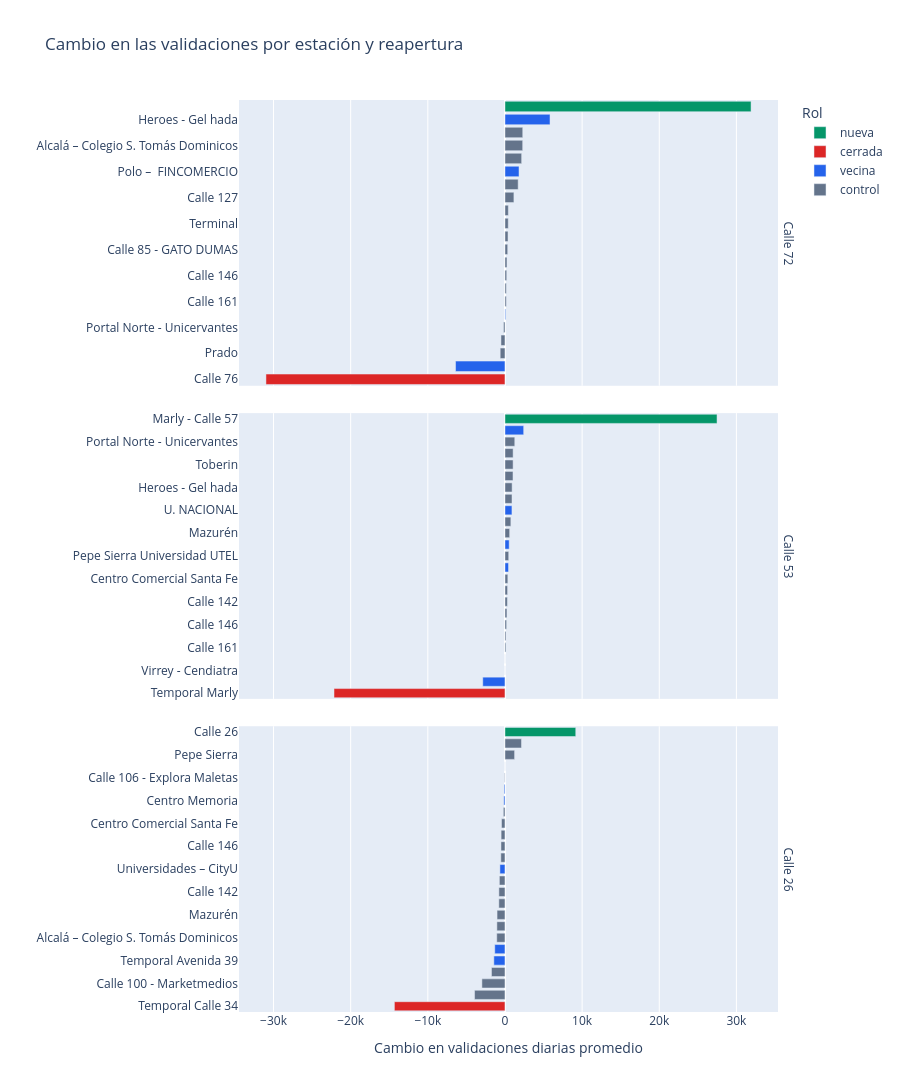

The notebook cell saved with this chart:
### Code cell
datos_estaciones = cambio_estaciones.assign(
    evento=cambio_estaciones["evento"].map(nombres_eventos)
)

fig_estaciones = px.bar(
    datos_estaciones,
    x="cambio",
    y="estacion",
    color="rol",
    facet_row="evento",
    orientation="h",
    category_orders={
        "evento": orden_eventos,
        "rol": ["nueva", "cerrada", "vecina", "control"],
    },
    color_discrete_map={
        "nueva": "#059669",
        "cerrada": "#DC2626",
        "vecina": "#2563EB",
        "control": "#64748B",
    },
    hover_data={"codigo": True, "antes": ":,.0f", "despues": ":,.0f"},
    labels={
        "estacion": "Estación",
        "cambio": "Cambio en validaciones diarias promedio",
        "rol": "Rol",
        "antes": "Promedio diario antes",
        "despues": "Promedio diario después",
    },
    title="Cambio en las validaciones por estación y reapertura",
    height=1500,
)
fig_estaciones.update_yaxes(
    matches=None, showticklabels=True, categoryorder="total ascending", title_text=""
)
fig_estaciones.for_each_annotation(
    lambda anotacion: anotacion.update(text=anotacion.text.split("=")[-1])
)
fig_estaciones.show()

### Figure 1 — Plotly figure (JSON) as saved in the notebook; plotly's stock layout.template omitted (floating-point values rounded to 4 significant figures)
{"data": [{"customdata": [["09122", 76, 31975]], "hovertemplate": "Rol=nueva<br>evento=Calle 72<br>Cambio en validaciones diarias promedio=%{x}<br>Estación=%{y}<br>codigo=%{customdata[0]}<br>Promedio diario antes=%{customdata[1]:,.0f}<br>Promedio diario después=%{customdata[2]:,.0f}<extra></extra>", "legendgroup": "nueva", "marker": {"color": "#059669", "pattern": {"shape": ""}}, "name": "nueva", "orientation": "h", "showlegend": true, "textposition": "auto", "type": "bar", "x": [31900.0], "xaxis": "x3", "y": ["Calle 72 - Areandina"], "yaxis": "y3"}, {"customdata": [["09123", 30984, 0]], "hovertemplate": "Rol=cerrada<br>evento=Calle 72<br>Cambio en validaciones diarias promedio=%{x}<br>Estación=%{y}<br>codigo=%{customdata[0]}<br>Promedio diario antes=%{customdata[1]:,.0f}<br>Promedio diario después=%{customdata[2]:,.0f}<extra></extra>", "legendgroup": "cerrada", "marker": {"color": "#DC2626", "pattern": {"shape": ""}}, "name": "cerrada", "orientation": "h", "showlegend": true, "textposition": "auto", "type": "bar", "x": [-30980.0], "xaxis": "x3", "y": ["Calle 76"], "yaxis": "y3"}, {"customdata": [["02304", 16067, 21907], ["04108", 7316, 9139], ["07102", 7244, 7330], ["09127", 27893, 21485]], "hovertemplate": "Rol=vecina<br>evento=Calle 72<br>Cambio en validaciones diarias promedio=%{x}<br>Estación=%{y}<br>codigo=%{customdata[0]}<br>Promedio diario antes=%{customdata[1]:,.0f}<br>Promedio diario después=%{customdata[2]:,.0f}<extra></extra>", "legendgroup": "vecina", "marker": {"color": "#2563EB", "pattern": {"shape": ""}}, "name": "vecina", "orientation": "h", "showlegend": true, "textposition": "auto", "type": "bar", "x": [5840.0, 1823.0, 86.0, -6408.0], "xaxis": "x3", "y": ["Heroes - Gel hada", "Polo –  FINCOMERCIO", "NQS Calle 75", "Temporal Flores"], "yaxis": "y3"}, {"customdata": [["02000", 70915, 70730], ["02001", 8926, 9185], ["02101", 25865, 28027], ["02102", 4027, 4198], ["02103", 12381, 12554], ["02104", 7070, 7297], ["02105", 10690, 11087], ["02200", 21473, 23769], ["02201", 10024, 9406], ["02202", 18755, 19914], ["02204", 12552, 14856], ["02205", 11385, 13096], ["02300", 41733, 41216], ["02302", 15033, 15470], ["02303", 13730, 14084], ["02502", 14393, 14818]], "hovertemplate": "Rol=control<br>evento=Calle 72<br>Cambio en validaciones diarias promedio=%{x}<br>Estación=%{y}<br>codigo=%{customdata[0]}<br>Promedio diario antes=%{customdata[1]:,.0f}<br>Promedio diario después=%{customdata[2]:,.0f}<extra></extra>", "legendgroup": "control", "marker": {"color": "#64748B", "pattern": {"shape": ""}}, "name": "control", "orientation": "h", "showlegend": true, "textposition": "auto", "type": "bar", "x": [-185.0, 259.0, 2162.0, 171.0, 173.0, 227.0, 397.0, 2296.0, -618.0, 1159.0, 2304.0, 1711.0, -517.0, 437.0, 354.0, 425.0], "xaxis": "x3", "y": ["Portal Norte - Unicervantes", "Centro Comercial Santa Fe", "Toberin", "Calle 161", "Mazurén", "Calle 146", "Calle 142", "Alcalá – Colegio S. Tomás Dominicos", "Prado", "Calle 127", "Pepe Sierra Universidad UTEL", "Calle 106 - Explora Maletas", "Calle 100 - Marketmedios", "Virrey - Cendiatra", "Calle 85 - GATO DUMAS", "Terminal"], "yaxis": "y3"}, {"customdata": [["09131", 138, 27628]], "hovertemplate": "Rol=nueva<br>evento=Calle 53<br>Cambio en validaciones diarias promedio=%{x}<br>Estación=%{y}<br>codigo=%{customdata[0]}<br>Promedio diario antes=%{customdata[1]:,.0f}<br>Promedio diario después=%{customdata[2]:,.0f}<extra></extra>", "legendgroup": "nueva", "marker": {"color": "#059669", "pattern": {"shape": ""}}, "name": "nueva", "orientation": "h", "showlegend": false, "textposition": "auto", "type": "bar", "x": [27490.0], "xaxis": "x2", "y": ["Marly - Calle 57"], "yaxis": "y2"}, {"customdata": [["09126", 22162, 0]], "hovertemplate": "Rol=cerrada<br>evento=Calle 53<br>Cambio en validaciones diarias promedio=%{x}<br>Estación=%{y}<br>codigo=%{customdata[0]}<br>Promedio diario antes=%{customdata[1]:,.0f}<br>Promedio diario después=%{customdata[2]:,.0f}<extra></extra>", "legendgroup": "cerrada", "marker": {"color": "#DC2626", "pattern": {"shape": ""}}, "name": "cerrada", "orientation": "h", "showlegend": false, "textposition": "auto", "type": "bar", "x": [-22160.0], "xaxis": "x2", "y": ["Temporal Marly"], "yaxis": "y2"}, {"customdata": [["07105", 7555, 8016], ["07106", 10085, 10631], ["07107", 14641, 15546], ["09125", 17583, 14704], ["09130", 17200, 19625]], "hovertemplate": "Rol=vecina<br>evento=Calle 53<br>Cambio en validaciones diarias promedio=%{x}<br>Estación=%{y}<br>codigo=%{customdata[0]}<br>Promedio diario antes=%{customdata[1]:,.0f}<br>Promedio diario después=%{customdata[2]:,.0f}<extra></extra>", "legendgroup": "vecina", "marker": {"color": "#2563EB", "pattern": {"shape": ""}}, "name": "vecina", "orientation": "h", "showlegend": false, "textposition": "auto", "type": "bar", "x": [461.0, 546.0, 905.0, -2879.0, 2425.0], "xaxis": "x2", "y": ["MOVISTAR ARENA", "EL CAMPIN", "U. NACIONAL", "Temporal Calle 57", "Temporal Avenida 39"], "yaxis": "y2"}, {"customdata": [["02000", 69170, 70440], ["02001", 9022, 9394], ["02101", 27836, 28890], ["02102", 4189, 4312], ["02103", 11941, 12549], ["02104", 7082, 7294], ["02105", 11094, 11409], ["02200", 23070, 24125], ["02201", 9829, 10167], ["02202", 19912, 20676], ["02204", 15157, 15643], ["02205", 12952, 13207], ["02300", 41196, 42234], ["02302", 15104, 15103], ["02303", 14163, 14297], ["02304", 20860, 21785], ["02305", 37, 37], ["02502", 14723, 15635]], "hovertemplate": "Rol=control<br>evento=Calle 53<br>Cambio en validaciones diarias promedio=%{x}<br>Estación=%{y}<br>codigo=%{customdata[0]}<br>Promedio diario antes=%{customdata[1]:,.0f}<br>Promedio diario después=%{customdata[2]:,.0f}<extra></extra>", "legendgroup": "control", "marker": {"color": "#64748B", "pattern": {"shape": ""}}, "name": "control", "orientation": "h", "showlegend": false, "textposition": "auto", "type": "bar", "x": [1270.0, 372.0, 1054.0, 123.0, 608.0, 212.0, 315.0, 1055.0, 338.0, 764.0, 486.0, 255.0, 1038.0, -1.0, 134.0, 925.0, 0.0, 912.0], "xaxis": "x2", "y": ["Portal Norte - Unicervantes", "Centro Comercial Santa Fe", "Toberin", "Calle 161", "Mazurén", "Calle 146", "Calle 142", "Alcalá – Colegio S. Tomás Dominicos", "Prado", "Calle 127", "Pepe Sierra Universidad UTEL", "Calle 106 - Explora Maletas", "Calle 100 - Marketmedios", "Virrey - Cendiatra", "Calle 85 - GATO DUMAS", "Heroes - Gel hada", "Bicicletero Portal Norte", "Terminal"], "yaxis": "y2"}, {"customdata": [["09114", 4038, 13213]], "hovertemplate": "Rol=nueva<br>evento=Calle 26<br>Cambio en validaciones diarias promedio=%{x}<br>Estación=%{y}<br>codigo=%{customdata[0]}<br>Promedio diario antes=%{customdata[1]:,.0f}<br>Promedio diario después=%{customdata[2]:,.0f}<extra></extra>", "legendgroup": "nueva", "marker": {"color": "#059669", "pattern": {"shape": ""}}, "name": "nueva", "orientation": "h", "showlegend": false, "textposition": "auto", "type": "bar", "x": [9175.0], "xaxis": "x", "y": ["Calle 26"], "yaxis": "y"}, {"customdata": [["09124", 14334, 0]], "hovertemplate": "Rol=cerrada<br>evento=Calle 26<br>Cambio en validaciones diarias promedio=%{x}<br>Estación=%{y}<br>codigo=%{customdata[0]}<br>Promedio diario antes=%{customdata[1]:,.0f}<br>Promedio diario después=%{customdata[2]:,.0f}<extra></extra>", "legendgroup": "cerrada", "marker": {"color": "#DC2626", "pattern": {"shape": ""}}, "name": "cerrada", "orientation": "h", "showlegend": false, "textposition": "auto", "type": "bar", "x": [-14330.0], "xaxis": "x", "y": ["Temporal Calle 34"], "yaxis": "y"}, {"customdata": [["06109", 4932, 4783], ["06111", 8270, 7614], ["09129", 3539, 3430], ["09130", 12779, 11338], ["10009", 18126, 16802]], "hovertemplate": "Rol=vecina<br>evento=Calle 26<br>Cambio en validaciones diarias promedio=%{x}<br>Estación=%{y}<br>codigo=%{customdata[0]}<br>Promedio diario antes=%{customdata[1]:,.0f}<br>Promedio diario después=%{customdata[2]:,.0f}<extra></extra>", "legendgroup": "vecina", "marker": {"color": "#2563EB", "pattern": {"shape": ""}}, "name": "vecina", "orientation": "h", "showlegend": false, "textposition": "auto", "type": "bar", "x": [-149.0, -656.0, -109.0, -1441.0, -1324.0], "xaxis": "x", "y": ["Centro Memoria", "Universidades – CityU", "Temporal Calle 22", "Temporal Avenida 39", "Museo Nacional - FNG"], "yaxis": "y"}, {"customdata": [["02000", 64930, 60988], ["02001", 8115, 7665], ["02101", 22511, 24651], ["02102", 3875, 3663], ["02103", 11097, 10072], ["02104", 6945, 6428], ["02105", 10368, 9579], ["02200", 19180, 18116], ["02201", 9123, 8587], ["02202", 19764, 18014], ["02204", 11623, 12870], ["02205", 10307, 10257], ["02300", 40971, 37980], ["02302", 12340, 11841], ["02303", 13727, 12932], ["02304", 14053, 13326], ["02305", 22, 21], ["02502", 13098, 12050]], "hovertemplate": "Rol=control<br>evento=Calle 26<br>Cambio en validaciones diarias promedio=%{x}<br>Estación=%{y}<br>codigo=%{customdata[0]}<br>Promedio diario antes=%{customdata[1]:,.0f}<br>Promedio diario después=%{customdata[2]:,.0f}<extra></extra>", "legendgroup": "control", "marker": {"color": "#64748B", "pattern": {"shape": ""}}, "name": "control", "orientation": "h", "showlegend": false, "textposition": "auto", "type": "bar", "x": [-3942.0, -450.0, 2140.0, -212.0, -1025.0, -517.0, -789.0, -1064.0, -536.0, -1750.0, 1247.0, -50.0, -2991.0, -499.0, -795.0, -727.0, -1.0, -1048.0], "xaxis": "x", "y": ["Portal Norte - Unicervantes", "Centro Comercial Santa Fe", "Toberin - Foundever", "Calle 161", "Mazurén", "Calle 146", "Calle 142", "Alcalá – Colegio S. Tomás Dominicos", "Prado", "Calle 127 - L Oreal Paris", "Pepe Sierra", "Calle 106 - Explora Maletas", "Calle 100 - Marketmedios", "Virrey", "Calle 85 - GATO DUMAS", "Heroes - Gel hada", "Bicicletero Portal Norte", "Terminal"], "yaxis": "y"}], "layout": {"annotations": [{"font": {}, "showarrow": false, "text": "Calle 26", "textangle": 90, "x": 0.98, "xanchor": "left", "xref": "paper", "y": 0.1567, "yanchor": "middle", "yref": "paper"}, {"font": {}, "showarrow": false, "text": "Calle 53", "textangle": 90, "x": 0.98, "xanchor": "left", "xref": "paper", "y": 0.5, "yanchor": "middle", "yref": "paper"}, {"font": {}, "showarrow": false, "text": "Calle 72", "textangle": 90, "x": 0.98, "xanchor": "left", "xref": "paper", "y": 0.8433, "yanchor": "middle", "yref": "paper"}], "barmode": "relative", "height": 1500, "legend": {"title": {"text": "Rol"}, "tracegroupgap": 0}, "title": {"text": "Cambio en las validaciones por estación y reapertura"}, "xaxis": {"anchor": "y", "domain": [0, 0.98], "title": {"text": "Cambio en validaciones diarias promedio"}}, "xaxis2": {"anchor": "y2", "domain": [0, 0.98], "matches": "x", "showticklabels": false}, "xaxis3": {"anchor": "y3", "domain": [0, 0.98], "matches": "x", "showticklabels": false}, "yaxis": {"anchor": "x", "categoryorder": "total ascending", "domain": [0, 0.3133], "showticklabels": true, "title": {"text": ""}}, "yaxis2": {"anchor": "x2", "categoryorder": "total ascending", "domain": [0.3433, 0.6567], "showticklabels": true, "title": {"text": ""}}, "yaxis3": {"anchor": "x3", "categoryorder": "total ascending", "domain": [0.6867, 1.0], "showticklabels": true, "title": {"text": ""}}}}
